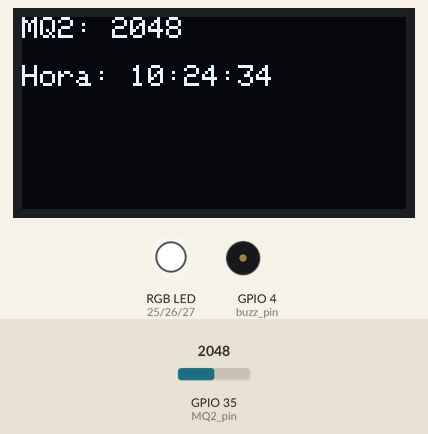
Simulated run of this sketch. Board: ESP32. Parts: 128×64 one-colour display, an RGB LED mixed from three pins (HIGH = lit), buzzer (waves = sounding). Inputs (shaded band) come from the test bench; at power-on: GPIO 35 (MQ2_pin) = 2048. WiFi joins after 1.5 s; servers stay silent unless stated; the local clock reads 2024-03-15 10:24:30 at power-on unless the sketch sets it; storage starts empty; no MQTT or app messages arrive unless stated; what the sketch prints to the serial monitor is not drawn.

Above: at 5.6 s.
5.7 s: GPIO 35 (MQ2_pin) set to 1552
At 6.3 s:
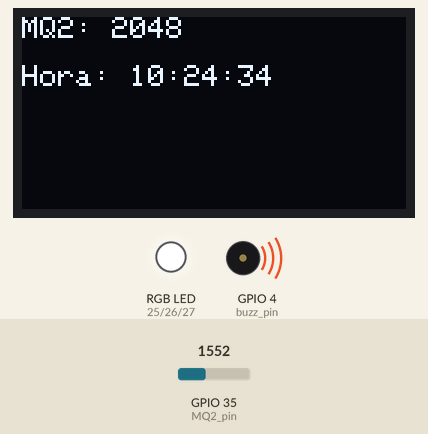
9.1 s: GPIO 35 (MQ2_pin) set to 1449
At 10.3 s:
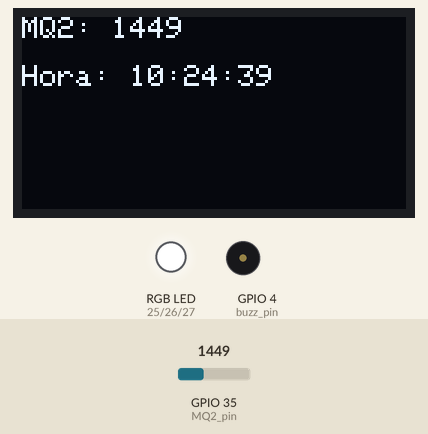
11.5 s: GPIO 35 (MQ2_pin) set to 1540
At 12.3 s:
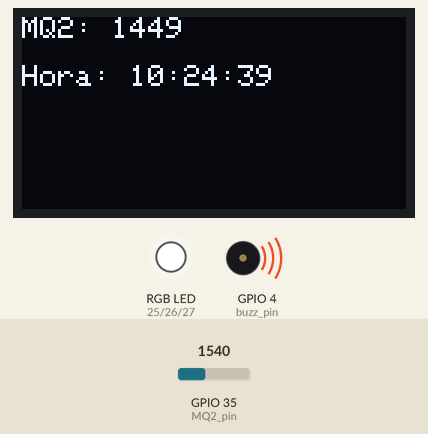
Timing chart, 0 to 20.5 s (numbered marks = the images above; inputs shaded):
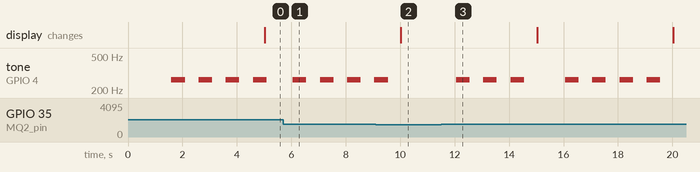

The sketch:

Datalogger.ino
```cpp
#include "Datalogger.h"

void setup ( void ) {
  Serial.begin ( 115200 );

  Serial.println ( F ( "Configurando: MicroSD" ) );        MSD.MicroSD_init();
  Serial.println ( F ( "Configurando: Reloj DS1307" ) );   MIRTC.RTC_init();
  Serial.println ( F ( "Configurando: Sensores" ) );       SEN.config();
  Serial.println ( F ( "Configurando: Actuadores" ) );     ACT.config();
  Serial.println ( F ( "Configurando: WiFi" ) );           mqtt.setup_WiFi();
  Serial.println ( F ( "Configurando: Servidor MQTT" ) );  mqtt.set_MQTT_server();
  Serial.println ( F ( "Configurando: Receptor MQTT" ) );  mqtt.set_MQTT_callback();
}

void loop ( void ) {
  TSK.actualizar_tareas();
  TSK.tarea_oled();            // Cambio de LCD a OLED
  //TSK.tarea_mq2();           // Lectura en serial del MQ2 (Opcional)
  TSK.tarea_buzzwarning();
  TSK.tarea_mqtt();
  mqtt.reconnect_MQTT();
}
```

Actuators.h
```cpp
#ifndef Actuators_h
#define Actuators_h

#include <Wire.h>
#include <Adafruit_GFX.h>
#include <Adafruit_SSD1306.h>

#define SCREEN_WIDTH 128
#define SCREEN_HEIGHT 64
// Declaración de la pantalla OLED conectada por I2C
Adafruit_SSD1306 display(SCREEN_WIDTH, SCREEN_HEIGHT, &Wire, -1);

// Definición de pines según diagrama
#define buzz_pin 4
#define red_pin 25
#define green_pin 26
#define blue_pin 27

class actuadores {
  public:
    void config ( void );
    void play_buzzer ( void );
    void set_color ( bool r, bool g, bool b );   // Control del LED RGB
    void imprimirtxt ( String f1, String f2 );
};

void actuadores :: config ( void ) {
  pinMode ( buzz_pin, OUTPUT );
  pinMode ( red_pin, OUTPUT );
  pinMode ( green_pin, OUTPUT );
  pinMode ( blue_pin, OUTPUT );
  set_color(LOW, LOW, LOW); // Apagar LED inicialmente

  // Inicializar pantalla OLED en dirección 0x3C
  if(!display.begin(SSD1306_SWITCHCAPVCC, 0x3C)) {
    Serial.println(F("Fallo asignacion de OLED"));
  } else {
    display.clearDisplay();
    display.setTextSize(1);
    display.setTextColor(SSD1306_WHITE);
    display.setCursor(0, 0);
    display.print("Iniciando Datalogger...");
    display.display();
  }
}

void actuadores :: play_buzzer ( void ) {
  tone ( buzz_pin, 262, 500 );
}

void actuadores :: set_color ( bool r, bool g, bool b ) {
  digitalWrite(red_pin, HIGH);
  digitalWrite(green_pin, HIGH);
  digitalWrite(blue_pin, HIGH);
}

void actuadores :: imprimirtxt ( String f1, String f2 ) {
  display.clearDisplay();
  display.setTextSize(1);
  display.setTextColor(SSD1306_WHITE);
  display.setCursor(0, 0);
  display.println(f1);
  display.setCursor(0, 16); // Espaciado para la segunda línea
  display.println(f2);
  display.display();
}

#endif
```

Datalogger.h
```cpp
// ============================================================================
//  INCLUDE GUARDS (Protección contra inclusiones múltiples)
//  Estas líneas aseguran que el archivo Datalogger_h solo se compile una vez,
//  incluso si es incluido en varios archivos del proyecto.
//  #ifndef   -> Verifica si la macro Datalogger_h NO ha sido definida.
//  #define   -> Define la macro Datalogger_h para marcar que ya fue incluida.
//  #endif    -> Cierra la condición.
// ============================================================================
#ifndef Datalogger_h
#define Datalogger_h

// ============================================================================
//  Inclusión de librerías y objetos necesarios para el sistema de datalogger
//  Cada módulo se integra en este archivo para centralizar la gestión:
//   - MicroSD: almacenamiento de datos
//   - RTC: reloj en tiempo real
//   - ArduinoJson: creación de estructuras JSON
//   - MQTT: comunicación en red
//   - Sensores: lectura de valores analógicos
//   - Actuadores: buzzer y LCD
//   - Tasks: gestión de tareas periódicas con millis()
// ============================================================================

#include "MicroSD.h"
  MicroSD MSD;              // Objeto para manejo de archivos en MicroSD

#include "RTC.h"
  DS1307_RTC MIRTC;         // Objeto para manejo del reloj en tiempo real

#include <ArduinoJson.h>    // Librería para crear y manipular objetos JSON

#include "MQTT.h"
  MQTT mqtt;                // Objeto para comunicación con Broker MQTT

#include "Sensors.h"
  sensores SEN;             // Objeto para lectura de sensores (potenciómetro)

#include "Actuators.h"
  actuadores ACT;           // Objeto para control de actuadores (buzzer, LCD)

#include "JSONS.h"
  JSON_Factory JSON_fac;    // Objeto para creación de mensajes JSON

#include "Tasks.h"
  millis_tasks TSK;         // Objeto para gestión de tareas periódicas

#endif
```

JSONS.h
```cpp
#ifndef JSONS_H
#define JSONS_H

class JSON_Factory {
  public:
    String make_json ( String hora, String fecha, int mq2_val, bool warning );
};

String JSON_Factory :: make_json ( String hora, String fecha, int mq2_val, bool warning ) {
  DynamicJsonDocument doc ( 1024 );
  String temp = "";

  doc["fecha"] = fecha;
  doc["hora"] = hora;
  doc["mq2_gas"] = mq2_val;

  if ( warning ) {
    JsonObject advertencia = doc.createNestedObject ( "advertencia" );
    advertencia["fecha"] = SEN.fecha_mq2;
    advertencia["hora"]  = SEN.hora_mq2;
  }

  serializeJson ( doc, temp );
  Serial.println ( temp );
  return temp;
};

#endif
```

MQTT.h
```cpp
/* ============================================================================
   Librerías necesarias para configurar WiFi y protocolo MQTT
   ============================================================================ */
#include <WiFi.h>                  // Librería para el uso del cliente WiFi
WiFiClient ESP32_WIFI;             // Objeto cliente WiFi para el ESP32

#include "PubSubClient.h"          // Librería para el uso del protocolo MQTT
PubSubClient client ( ESP32_WIFI );// Objeto cliente MQTT asociado al cliente WiFi

/* ============================================================================
   Directivas de configuración de red y parámetros MQTT
   ============================================================================ */
#define HOTSPOT_WIFI  "POCO F7"       // Nombre del punto de acceso WiFi
#define HOTSPOT_PWD   "123456789"                  // Contraseña de la red WiFi
#define MQTT_SERVER   "test.mosquitto.org"// Dirección del Broker MQTT
#define MQTT_PORT     1883                // Puerto del Broker MQTT
#define TXTOPIC       "/TX_6X"            // Topic de publicación
#define RXTOPIC       "/RX_6X"            // Topic de suscripción
//#define RXTOPIC1    "/E"                 // Ejemplo de otro topic de suscripción

/* ============================================================================
   Clase MQTT
   Contiene métodos para gestionar la conexión WiFi y el protocolo MQTT:
   - Conexión a WiFi
   - Configuración del servidor MQTT
   - Suscripción y publicación en topics
   - Reconexión automática
   - Callback para recibir mensajes
   ============================================================================ */
class MQTT {
  public:
    void subscribe_MQTT ( void );            // Suscribirse a un topic MQTT
    void publish_MQTT ( String );            // Publicar un mensaje en un topic MQTT
    void reconnect_MQTT ( void );            // Reconectarse al servidor MQTT
    void setup_WiFi ( void );                // Configurar y conectar a la red WiFi
    void set_MQTT_server ( void );           // Establecer dirección y puerto del Broker MQTT
    void set_MQTT_callback ( void );         // Configurar la función callback para recibir mensajes
    static void callback ( char* , byte* , unsigned int ); // Función callback para manejar mensajes recibidos
};

/* ============================================================================
   Método: set_MQTT_server()
   Configura el servidor MQTT y el puerto a utilizar.
   ============================================================================ */
void MQTT :: set_MQTT_server ( void ) {
  client.setServer ( MQTT_SERVER, MQTT_PORT );   // Configuración del Broker MQTT
}

/* ============================================================================
   Método: set_MQTT_callback()
   Configura la función callback que manejará los mensajes recibidos.
   ============================================================================ */
void MQTT :: set_MQTT_callback ( void ) {
  client.setCallback ( this -> callback );       // Asignar función callback
}

/* ============================================================================
   Método: subscribe_MQTT()
   Se suscribe a un topic MQTT para recibir mensajes.
   ============================================================================ */
void MQTT :: subscribe_MQTT ( void ) {
  client.subscribe ( RXTOPIC );                  // Suscripción al topic principal
  //client.subscribe ( RXTOPIC1 );               // Ejemplo de suscripción adicional
}

/* ============================================================================
   Método: publish_MQTT()
   Publica un mensaje en el topic definido.
   ============================================================================ */
void MQTT :: publish_MQTT ( String msg ) {
  Serial.println ( F ( "Publicando información" ) );
  client.publish ( TXTOPIC, msg.c_str() );       // Publicar mensaje en el topic
}

/* ============================================================================
   Método: reconnect_MQTT()
   Reconecta al servidor MQTT en caso de desconexión.
   Se suscribe nuevamente a los topics tras reconectarse.
   ============================================================================ */
void MQTT :: reconnect_MQTT ( void ) {
  if ( ! client.connected ( ) ) {                // Verificar si está desconectado
    while ( ! client.connected ( ) ) {           // Intentar reconectar
      Serial.print ( F ( "Conectando nuevamente al servidor" ) );
      if ( client.connect ( "Client_test" ) ) {  // Intento de conexión
        Serial.println ( F ( "Cliente conectado" ) );
        subscribe_MQTT ( );                      // Suscribirse nuevamente
      } else {                                   // Si falla la conexión
        Serial.print ( F ( "Falló al conectarse, tipo de error: " ) );
        Serial.print ( client.state ( ) );       // Mostrar estado del error
        Serial.println ( F ( "Intentando nuevamente en 5 segundos" ) );
        delay ( 5000 );                          // Esperar antes de reintentar
      }
    }
  }
  client.loop ( );                               // Mantener la conexión activa
}

/* ============================================================================
   Método: setup_WiFi()
   Configura y conecta el ESP32 a la red WiFi definida.
   ============================================================================ */
void MQTT :: setup_WiFi ( void ) {
  delay ( 10 );
  Serial.println ( F ( "Configurando WiFi: " ) );
  WiFi.begin ( HOTSPOT_WIFI, HOTSPOT_PWD );      // Iniciar conexión WiFi

  while ( WiFi.status ( ) != WL_CONNECTED ) {    // Mientras no se conecte
    delay ( 500 );
    Serial.print ( F ( "." ) );                  // Mostrar progreso
  }
  //Serial.println ( "WiFi configurado con la IP: " );
}

/* ============================================================================
   Método: callback()
   Función que maneja los mensajes recibidos en los topics suscritos.
   Parámetros:
     - topic: nombre del topic
     - message: contenido del mensaje en bytes
     - length: longitud del mensaje
   ============================================================================ */
void MQTT :: callback ( char* topic, byte* message, unsigned int length ) {
  Serial.print ( F ( "Ha llegado un mensaje de: " ) );
  Serial.println ( topic );                      // Mostrar el topic recibido

  String messageTemp;
  for ( int i = 0; i < length; i++ ) {
    messageTemp += (char)message[i];             // Convertir bytes a String
  }

  Serial.println ( messageTemp );                // Mostrar mensaje recibido
}
```

MicroSD.h
```cpp
#ifndef MicroSD_h
#define MicroSD_h

// ============================================================================
//  Librería para manejo de archivos en una tarjeta MicroSD
//  Utiliza las librerías oficiales de Arduino: SD y SPI.
//  Permite inicializar la tarjeta, guardar datos en un archivo y leerlos.
// ============================================================================

#include <SD.h>
#include <SPI.h>

// Pin de control de la MicroSD (CS - Chip Select)
#define MICROSD_PIN 5

// Objeto global de tipo File para manejar lectura/escritura en la MicroSD
File MicroSD_File;

// ============================================================================
//  Clase MicroSD
//  Contiene métodos y variables para inicializar y manipular archivos en la tarjeta.
// ============================================================================
class MicroSD  {
  // VARIABLES
  public:
    uint8_t contador = 0;
    /* Contador auxiliar (puede usarse para llevar registro de operaciones). */

    String filename = "/TestMicroSD.txt";
    /* Nombre del archivo en la raíz de la tarjeta.
       El prefijo "/" indica que está en el directorio principal. */

  // MÉTODOS
  public:
    void MicroSD_init ( void );   // Inicializa la tarjeta MicroSD
    void SaveFile ( String );     // Guarda datos en el archivo
    void ReadFile ( void );       // Lee datos del archivo
};

// ============================================================================
//  Método: MicroSD_init()
//  Inicializa la tarjeta MicroSD en el pin definido.
//  Si falla la inicialización, muestra un mensaje de error y reintenta.
// ============================================================================
void MicroSD::MicroSD_init ( void ) {
   while ( !SD.begin ( MICROSD_PIN ) ) {
        Serial.println ( F ( "Falló la inicialización del módulo MicroSD" ));
        delay ( 1000 );   // Espera 1 segundo antes de reintentar
    }
    Serial.println ( F ( "La librería MicroSD ha inicializado con éxito" ) );
}

// ============================================================================
//  Método: SaveFile()
//  Recibe un mensaje (String) y lo guarda en el archivo definido.
//  Si el archivo no existe, lo crea. Si existe, lo abre en modo append.
//  Después de escribir, verifica si el archivo existe en la tarjeta.
// ============================================================================
void MicroSD :: SaveFile ( String msg ) {

    // Abrir o crear archivo en modo append (agregar al final)
    MicroSD_File = SD.open ( filename, FILE_APPEND );
    if ( MicroSD_File ) {
        // Escribir el mensaje en el archivo
        MicroSD_File.print ( msg );
        MicroSD_File.close ( );   // Cerrar archivo
    } else {
        // Si no se pudo abrir el archivo, mostrar error
        Serial.print ( F ( "Error abriendo " ) );
        Serial.println ( filename );
    }

    // Verificar si el archivo existe en la tarjeta
    Serial.println ( "Verificando si existe el archivo: " );
    if ( SD.exists ( filename ) ) {
        Serial.println ( filename );
        Serial.println ( " existe" );
    } else {
        Serial.println ( filename );
        Serial.println ( " no existe" );
    }

    // Esperar un segundo entre operaciones
    delay ( 1000 );
}

// ============================================================================
//  Método: ReadFile()
//  Abre el archivo en modo lectura y muestra su contenido en el monitor serie.
//  Si no se puede abrir, muestra un mensaje de error.
// ============================================================================
void MicroSD :: ReadFile ( void ) {
  MicroSD_File = SD.open ( filename );   // Abrir archivo en modo lectura
  if ( MicroSD_File ) {
    Serial.println ( "Contenido del archivo:" );

    // Leer carácter por carácter hasta que no haya más datos
    while ( MicroSD_File.available ( ) ) {
      Serial.write ( MicroSD_File.read ( ) );
    }

    MicroSD_File.close ( );   // Cerrar archivo
  } else {
    // Si no se pudo abrir el archivo, mostrar error
    Serial.println ( "Error abriendo el archivo" );
  }
}

#endif
```

Sensors.h
```cpp
#ifndef Sensor_h
#define Sensor_h

#define MQ2_pin   35    // Pin analógico del MQ2
#define MAXVALUE  1500  // Umbral de gas crítico

class sensores {
  public:
    uint16_t mq2;
    String hora_mq2   = "";
    String fecha_mq2  = "";
    bool warning_mq2  = false;

  public:
    uint16_t get_mq2V ( void );
    void config ( void );
};

uint16_t sensores :: get_mq2V ( void ) {
  return analogRead ( MQ2_pin );
}

void sensores :: config ( void ) {
  pinMode ( MQ2_pin, INPUT );
}

#endif
```

Source omitted: RTC.h (4720 bytes), Tasks.h (3627 bytes)

Measured:
- the behaviour switches between 1500 and 1499 on GPIO 35 (MQ2_pin) (found by bisection; images 1 and 2)
- after the input at 9.1 s, tone on GPIO 4 (buzz_pin): goes on until 9.6 s, then stays silent; the display: changes after 0.93 s (image 2)
- after the input at 11.5 s, tone on GPIO 4 (buzz_pin): plays 262 Hz for 0.50 s, 262 Hz for 0.50 s, 262 Hz for 0.50 s, 262 Hz for 0.50 s, 262 Hz for 0.50 s, 262 Hz for 0.50 s … (7 notes in this stretch), starting after 0.56 s
- by itself, tone on GPIO 4 (buzz_pin): alternates 262 Hz for 0.50 s and silent for 0.50 s
